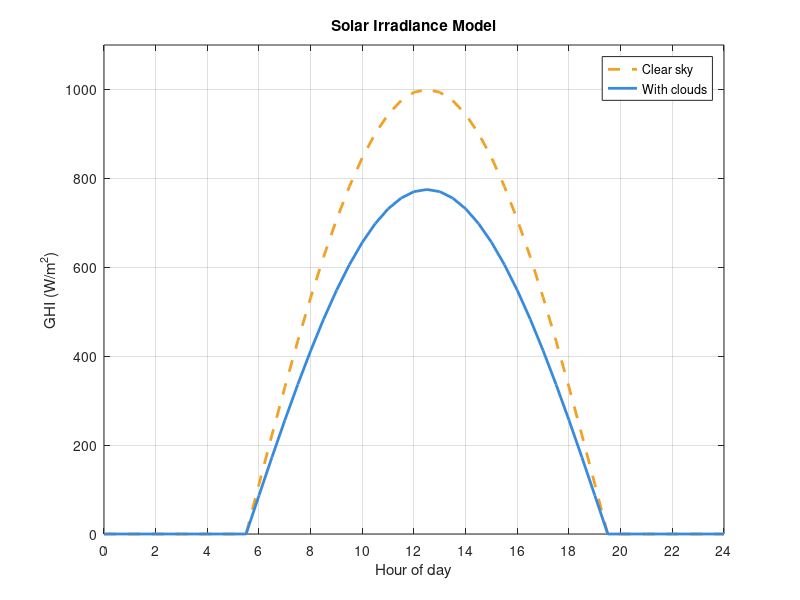
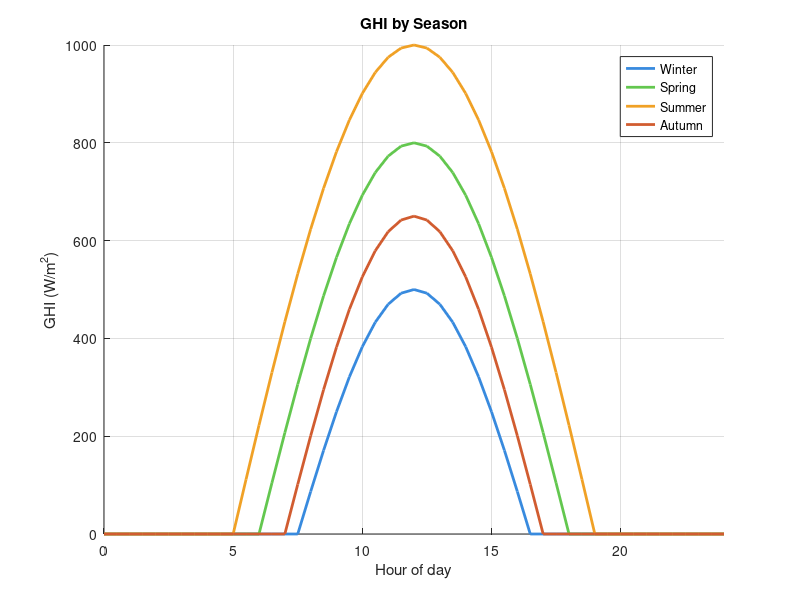

Here is the MATLAB script that generated these plots, in order:
% --- Parameters ---
peak_GHI   = 1000;   % W/m^2 (summer clear sky)
sunrise    = 5.5;    % hours (5:30 AM)
sunset     = 19.5;   % hours (7:30 PM)
cloud_frac = 0.3;    % 0 = clear, 1 = overcast

% --- Time vector ---
t = 0 : 0.5 : 24;   % half-hourly steps

% --- Clear sky GHI (sine curve) ---
GHI_clear = zeros(size(t));
daylight   = sunset - sunrise;

for i = 1:length(t)
    if t(i) > sunrise && t(i) < sunset
        angle        = pi * (t(i) - sunrise) / daylight;
        GHI_clear(i) = peak_GHI * sin(angle);
    end
end

% --- Cloud attenuation ---
GHI_cloudy = GHI_clear .* (1 - cloud_frac * 0.75);

% --- Daily energy (trapezoidal integration) ---
energy_clear  = trapz(t, GHI_clear)  / 1000;  % kWh/m^2
energy_cloudy = trapz(t, GHI_cloudy) / 1000;

fprintf('Clear sky energy:  %.2f kWh/m^2\n', energy_clear);
fprintf('Cloudy energy:     %.2f kWh/m^2\n', energy_cloudy);
fprintf('Cloud loss:        %.1f%%\n', (1 - energy_cloudy/energy_clear)*100);

% --- Plot ---
figure;
plot(t, GHI_clear,  '--', 'Color', [0.94 0.63 0.15], 'LineWidth', 2); hold on;
plot(t, GHI_cloudy, '-',  'Color', [0.22 0.54 0.87], 'LineWidth', 2);
xlabel('Hour of day');
ylabel('GHI (W/m^2)');
title('Solar Irradiance Model');
legend('Clear sky', 'With clouds');
xlim([0 24]);  ylim([0 1100]);
xticks(0:2:24);
grid on;

%% 

% --- Season lookup table ---
seasons = struct();
seasons(1).name     = 'Winter';
seasons(1).peak_GHI = 500;
seasons(1).daylight = 9;

seasons(2).name     = 'Spring';
seasons(2).peak_GHI = 800;
seasons(2).daylight = 12;

seasons(3).name     = 'Summer';
seasons(3).peak_GHI = 1000;
seasons(3).daylight = 14;

seasons(4).name     = 'Autumn';
seasons(4).peak_GHI = 650;
seasons(4).daylight = 10;

t = 0:0.5:24;
figure; hold on;
colors = [0.22 0.54 0.87;
          0.39 0.78 0.31;
          0.94 0.63 0.15;
          0.82 0.36 0.19];

for s = 1:4
    rise    = 12 - seasons(s).daylight / 2;
    set_    = 12 + seasons(s).daylight / 2;
    GHI     = zeros(size(t));
    for i = 1:length(t)
        if t(i) > rise && t(i) < set_
            GHI(i) = seasons(s).peak_GHI * sin(pi*(t(i)-rise)/seasons(s).daylight);
        end
    end
    plot(t, GHI, 'LineWidth', 2, 'Color', colors(s,:), ...
         'DisplayName', seasons(s).name);
end

xlabel('Hour of day'); ylabel('GHI (W/m^2)');
title('GHI by Season'); legend; grid on; xlim([0 24]);
